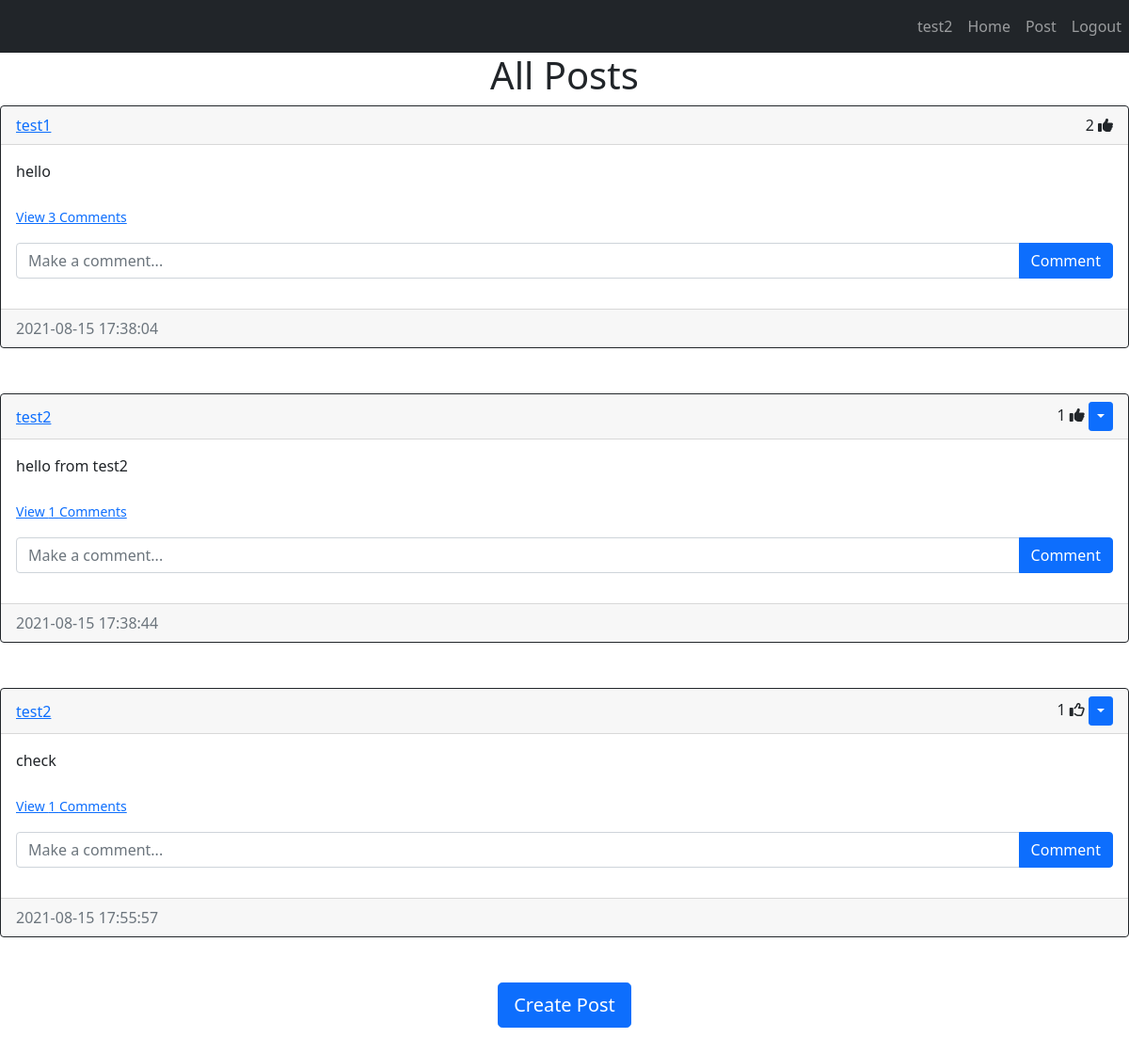
The app's page /home (signed in) with its own data.
### website/models.py (models this page shows)
class User(db.Model,UserMixin):
    id = db.Column(db.Integer,primary_key=True) # id is the primary key
    username = db.Column(db.String(150),unique=True)
    email = db.Column(db.String(150),unique=True)
    password = db.Column(db.String(256))
    date_created = db.Column(db.DateTime(timezone=True),default=func.now())
    posts = db.relationship("Post",backref="user",passive_deletes=True) # backref lets the user be referenced from the post ("post.user")
    comments = db.relationship("Comment",backref="user",passive_deletes=True)
    likes = db.relationship("Like",backref="user",passive_deletes=True)

class Post(db.Model):
    id = db.Column(db.Integer,primary_key=True)
    text = db.Column(db.Text,nullable=False)
    date_created = db.Column(db.DateTime(timezone=True),default=func.now())
    author = db.Column(db.Integer,db.ForeignKey("user.id",ondelete="cascade"),nullable=False) # inside the database, the User model is called "user"
    comments = db.relationship("Comment",backref="post",passive_deletes=True) # associate one post to many comments
    likes = db.relationship("Like",backref="post",passive_deletes=True)

### website/views.py (the view)
@views.route("/home")
@login_required
def home():
    posts = Post.query.all()
    return render_template("home.html",user=current_user,posts=posts)

### website/__init__.py (called while the page is built)
def create_app():
    app = Flask(__name__)
    app.config["SECRET_KEY"] = "key"
    app.config["SQLALCHEMY_DATABASE_URI"] = f"sqlite:///{DB_NAME}"
    db.init_app(app)
    from .views import views
    app.register_blueprint(views,url_prefix="/")
    from .auth import auth
    app.register_blueprint(auth,url_prefix="/")
    from .models import User, Post, Comment, Like
    create_database(app)
    login_manager = LoginManager()
    login_manager.login_view = "auth.login"
    login_manager.init_app(app)
    @login_manager.user_loader
    def load_user(id):
        return User.query.get(int(id))
    return app

### website/templates/home.html (shortened to what this page needs)
<!DOCTYPE html>
<html>
  <link href="https://cdn.jsdelivr.net/npm/bootstrap@5.1.0/dist/css/bootstrap.min.css"
        rel="stylesheet"
/>
  <body>
    <nav class="navbar navbar-expand-lg navbar-dark bg-dark">
      <div class="collapse navbar-collapse" id="navbar">
        <div class="navbar-nav">
          <a class="nav-item nav-link">{{user.username}}</a>
          <a class="nav-item nav-link" href="/home">Home</a>
          <a class="nav-item nav-link" href="/create-post">Post</a>
          <a class="nav-item nav-link" href="/logout">Logout</a>
        </div>
      </div>
    </nav>
    <h1 align="center">All Posts</h1>
    <div id="posts">
      {% for post in posts %}
        <div class="card border-dark">
          <div class="card-header d-flex justify-content-between align-items-center">
            <a href="/posts/{{post.user.username}}">{{post.user.username}}</a>
            <div>
              <span id="likes-count-{{post.id}}">{{post.likes|length}}</span>
              {% if user.id in post.likes|map(attribute="author")|list %}
              <i class="fas fa-thumbs-up" id="like-button-{{post.id}}" onclick="like({{post.id}})"></i>
              {% else %}
              <i class="far fa-thumbs-up" id="like-button-{{post.id}}" onclick="like({{post.id}})"></i>
              {% endif %}
              {% if user.id == post.author %}
              <div class="btn-group">
                <button type="button" class="btn btn-sm btn-primary dropdown-toggle" data-bs-toggle="dropdown"></button>
              </div>
              {% endif %}
            </div>
          </div>
          <div class="card-body">
            <div class="card-text">{{post.text}}</div>
            <br/>
            <p class="card-text">
              {% if post.comments|length > 0 %}
                <a data-bs-toggle="collapse" href="#comments-{{post.id}}" role="button">
                  <small>View {{post.comments|length}} Comments</small>
                </a>
              {% else %}
                <small class="text-muted">No Comments</small>
              {% endif %}
            </p>
            <form class="input-group mb-3" method="POST" action="create-comment/{{post.id}}">
              <input type="text" id="text" name="text" class="form-control" placeholder="Make a comment..."/>
              <button type="submit" class="btn btn-primary">Comment</button>
            </form>
          </div>
          <div class="card-footer text-muted">{{post.date_created}}</div>
        </div>
        <br></br>
      {% endfor %}
      <div align="center">
        <a href="/create-post"><button type="button" class="btn btn-primary btn-lg">Create Post</button></a>
      </div>
      <br></br>
    </div>
  </body>
</html>

### records on screen
User: username "test2"
Post: user.username "test1", likes|length "2", text "hello", comments|length "3", date_created "2021-08-15 17:38:04"
Post: user.username "test2", likes|length "1", text "hello from test2", comments|length "1", date_created "2021-08-15 17:38:44"
Post: user.username "test2", likes|length "1", text "check", comments|length "1", date_created "2021-08-15 17:55:57"
